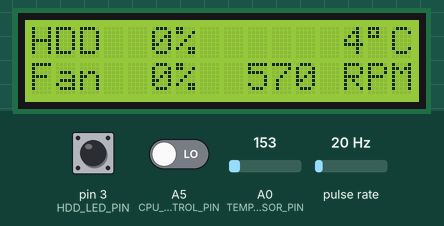
The sketch below on a simulated Arduino Uno, built with avr-gcc and run on an emulated ATmega328P. Shown: 16×2 character LCD. Wiring (inferred from the names in the program): pulse sensor: data pin 2. The test bench sets the inputs (shaded band); at power-on: pin 3 (HDD_LED_PIN) HIGH, pulse rate 20 Hz, A0 (TEMPERATURE_SENSOR_PIN) = 153, A5 (CPU_FAN_CONTROL_PIN) LOW. What the sketch prints to the serial monitor is not drawn.

Above: at 1.6 s.
1.7 s: pin 3 (HDD_LED_PIN) pulled LOW for 3.2 s
At 2.8 s:
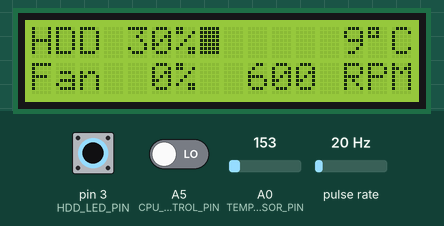
6.4 s: pulse rate (sensor on pin 2) set to 4 Hz
At 8.8 s:
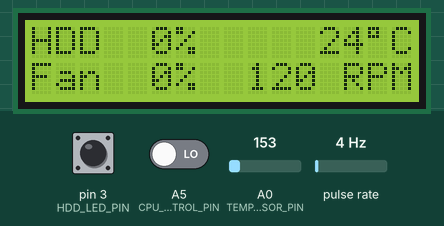
9.5 s: A0 (TEMPERATURE_SENSOR_PIN) set to 165
At 10.3 s:
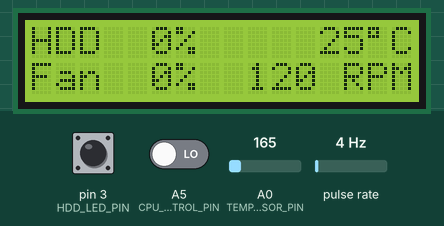
12.5 s: A5 (CPU_FAN_CONTROL_PIN) driven HIGH
At 14.5 s:
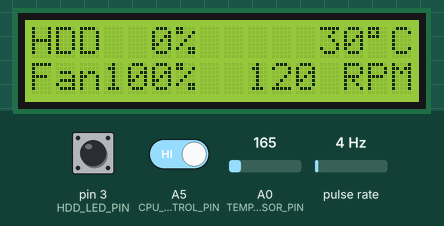
15.5 s: pin 3 (HDD_LED_PIN) pulled LOW for 0.15 s
At 16.8 s:
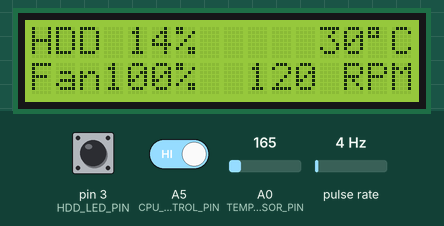
17.1 s: pulse rate (sensor on pin 2) set to 50 Hz
At 19.5 s:
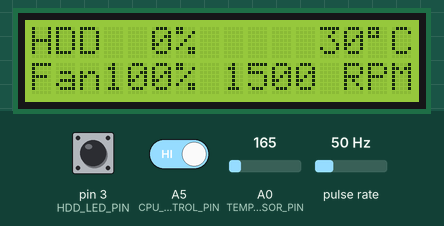
Timing chart, 0 to 21.0 s (numbered marks = the images above; inputs shaded):
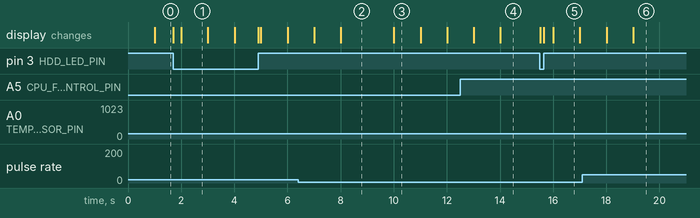

Measured:
- after the input at 1.7 s, the display: first changes at once (image 1 shows a later state)
- after the input at 6.4 s, the display: first changes after 0.61 s (image 2 shows a later state)
- after the input at 9.5 s, the display: changes after 0.51 s (image 3)
- after the input at 15.5 s, the display: first changes at once (image 5 shows a later state)
- after the input at 17.1 s, the display: first changes after 0.91 s (image 6 shows a later state)
- what the display in image 1 shows lasts 1.0 s, from 2.0 s to 3.0 s

The sketch:

computer_monitor.ino
```cpp
#include <LiquidCrystal.h>

// Connections to the circuit: LCD screen
const int LCD_RS_PIN = 12;
const int LCD_ENABLE_PIN = 11;
const int LCD_DATA_PIN_4 = 4;
const int LCD_DATA_PIN_5 = 5;
const int LCD_DATA_PIN_6 = 6;
const int LCD_DATA_PIN_7 = 7;
const int LCD_ROWS = 2;
const int LCD_COLS = 16;

// Connect it to HDD LED-. This can be changed to any pin that works with digitalRead().
const int HDD_LED_PIN = 3;

// Indirectly connected to CPU fan sense (green) wire. Need interrupt-compatible pin.
const int CPU_FAN_SENSE_PIN = 2;

// Connect to CPU fan control (blue) wire.
const int CPU_FAN_CONTROL_PIN = A5;

// TMP36 temperature sensor. Needs analog input pin.
const int TEMPERATURE_SENSOR_PIN = A0;

LiquidCrystal lcd(LCD_RS_PIN, LCD_ENABLE_PIN, LCD_DATA_PIN_4, LCD_DATA_PIN_5, LCD_DATA_PIN_6, LCD_DATA_PIN_7);

unsigned long previousReportTime = millis();
bool needRender = false;

// HDD activity
byte hddIsActiveLastState = 0;
unsigned long hddIsActiveLastStateTime = millis();
unsigned long hddActiveTimeSinceLastReport = 0;
unsigned long hddDisplayedActiveTime = 0;
byte hddIsActive = 0;

// Temperature is computed by averaging successive measures
const int N_TEMP_MEASURES = 5;
byte temperatureMeasures[N_TEMP_MEASURES];
byte temperatureMeasuresIndex = 0;
int displayedTemperature = 0;

// Fan speed
unsigned int fanSpeed = 0;
volatile byte fanSpeedCounter = 0;

// Fan control
byte fanControlPWM = 0; // %

// debug
unsigned long loopSpeedCounter = 0;

extern void createCustomLCDChars();

void setup() {
  Serial.begin(115200);

  // Use a pull-up resistor to make clear variations between 5V and 0V,
  // instead of variations between somewhere around 3V and 0V.
  pinMode(HDD_LED_PIN, INPUT_PULLUP);

  pinMode(CPU_FAN_SENSE_PIN, INPUT);

  lcd.begin(LCD_COLS, LCD_ROWS);

  createCustomLCDChars();

  attachInterrupt(digitalPinToInterrupt(CPU_FAN_SENSE_PIN), fanSenseISR, RISING);
}

void fanSenseISR() {
  fanSpeedCounter++;
}

// Prints a number padded with spaces on the left
void lcdPrintWithPadding(int value, int numberOfChars) {
  int ref = 10;
  for (byte i = 1; i < numberOfChars; i++) {
    if (value < ref) {
      lcd.write(' ');
    }
    ref *= 10;
  }
  lcd.print(value);
}

void printPercentage(byte value) {
  lcdPrintWithPadding(value, 3);
  lcd.write('%');
}

void render() {
  // Show HDD activity %
  lcd.home();
  lcd.write("HDD");
  printPercentage(hddDisplayedActiveTime / 10);

  // display equivalent of HDD LED
  if (hddIsActive) {
    lcd.write((byte) 0); // custom chracter: filled square
  } else {
    lcd.write(' ');
  }

  // display temperature
  lcd.setCursor(LCD_COLS - 4, 0);
  lcdPrintWithPadding(displayedTemperature, 2);
  lcd.write(0xDF); // 0xDF is ° in HD44780
  lcd.print("C");

  // display fan control
  lcd.setCursor(0, 1);
  lcd.print("Fan");
  printPercentage(fanControlPWM);

  // display fan speed
  lcd.setCursor(7, 1);
  lcdPrintWithPadding(fanSpeed, 5);
  lcd.print(" RPM");
}

void loop() {
  unsigned long now = millis();

  // Measure HDD activity
  hddIsActive = digitalRead(HDD_LED_PIN) == LOW;
  if (hddIsActiveLastState != hddIsActive) {
    // We have changed from active to inactive or the opposite
    if (! hddIsActive) {
      // We have reached the end of an activity interval => increment activity time
      hddActiveTimeSinceLastReport += now - hddIsActiveLastStateTime;
    }
    hddIsActiveLastStateTime = now;
    hddIsActiveLastState = hddIsActive;
    needRender = true; // render need to display HDD LED state
  }

  // Report the measurements on the LCD screen
  if (now >= previousReportTime + 1000) {
    // Add one temperature measure to array
    temperatureMeasures[temperatureMeasuresIndex] = (analogRead(TEMPERATURE_SENSOR_PIN) / 1024.0 * 5.0 - 0.5) * 100;
    temperatureMeasuresIndex = (temperatureMeasuresIndex + 1) % N_TEMP_MEASURES;

    // Finish computing the current HDD activity measure
    if (hddIsActive) {
      // We are currently active, so add time since activity started to active time.
      hddActiveTimeSinceLastReport += now - hddIsActiveLastStateTime;
    }
    // Send HDD activity to LCD and reset counter
    hddDisplayedActiveTime = hddActiveTimeSinceLastReport;
    hddIsActiveLastStateTime = now;
    hddActiveTimeSinceLastReport = 0;

    // Send fan speed to LCD and reset counter
    fanSpeed = fanSpeedCounter * 30;
    fanSpeedCounter = 0;

    // Send temperature to LCD
    displayedTemperature = 0;
    for (byte i = 0; i < N_TEMP_MEASURES; i++) {
      displayedTemperature += temperatureMeasures[i];
    }
    displayedTemperature /= N_TEMP_MEASURES;

    // to debug performance
    Serial.print(loopSpeedCounter);
    Serial.println(" loops per second");
    loopSpeedCounter = 0;

    // Read fan control value (which is PWM)
    unsigned long highLength = pulseIn(CPU_FAN_CONTROL_PIN, HIGH, 200);
    unsigned long lowLength = pulseIn(CPU_FAN_CONTROL_PIN, LOW, 200);
    if (highLength + lowLength == 0) {
      // No pulse, so we must be at 0% or 100%
      fanControlPWM = digitalRead(CPU_FAN_CONTROL_PIN) == HIGH ? 100 : 0;
    } else {
      fanControlPWM = highLength * 100 / (highLength + lowLength);
    }

    previousReportTime = now;
    needRender = true;
  }

  if (needRender) {
    render();
    needRender = false;
  }

  loopSpeedCounter++;
}
```

lcd_custom_chars.ino
```cpp
const int LCD_CUSTOM_CHARS_COUNT = 1;

byte LCD_CUSTOM_CHARS[LCD_CUSTOM_CHARS_COUNT][8] = {
  {
    // filled square
    B11111,
    B11111,
    B11111,
    B11111,
    B11111,
    B11111,
    B11111,
    B00000
  }
};

void createCustomLCDChars() {
  for (byte i = 0; i < LCD_CUSTOM_CHARS_COUNT; i++) {
    lcd.createChar(i, LCD_CUSTOM_CHARS[i]);
  }
}
```
